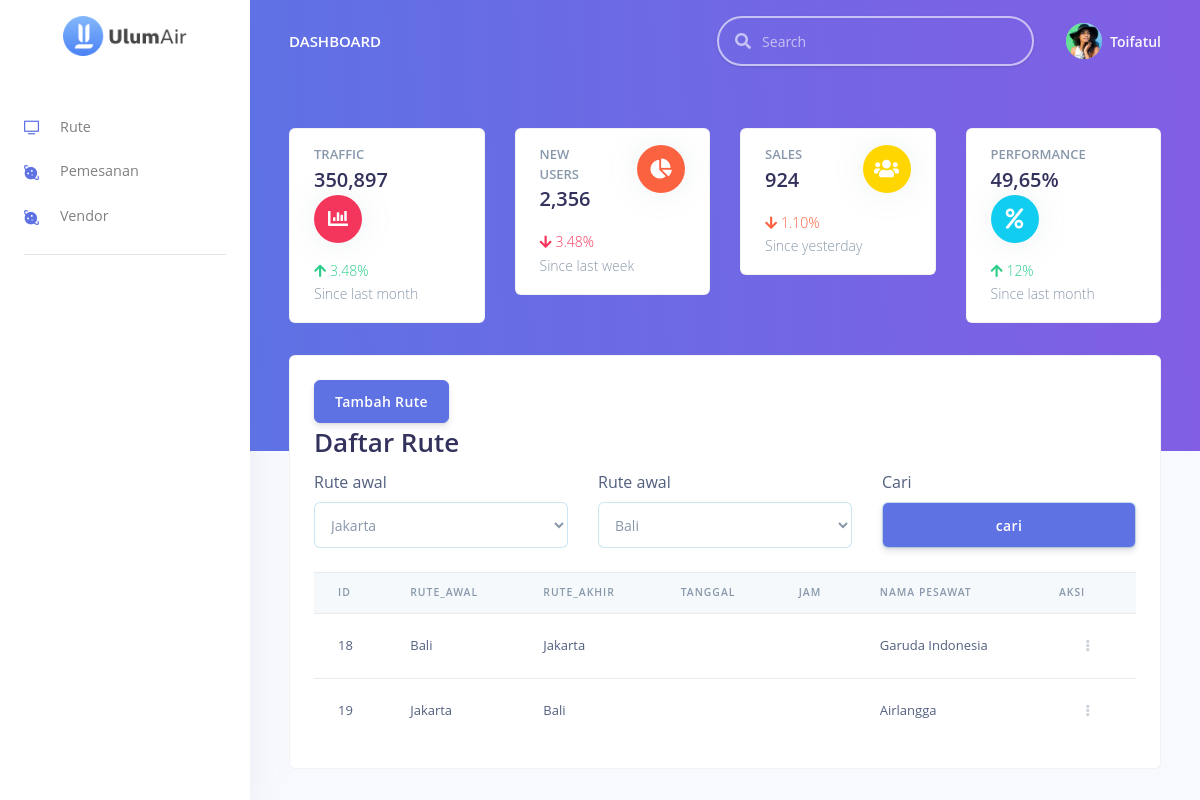
Page /index.php/admin on the earlier database version.
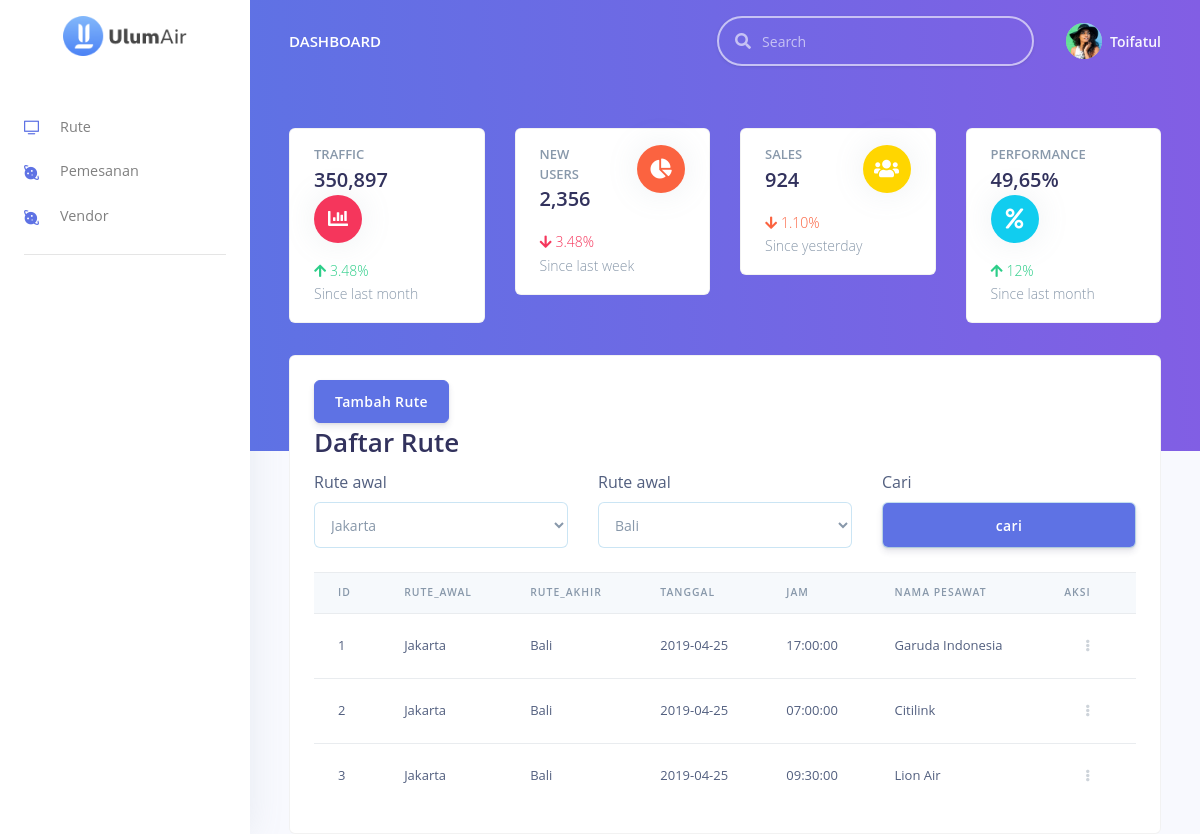
Same page on the later database version.
### tables this page shows
CREATE TABLE `rute` (
  `id_rute` int(30) NOT NULL,
  `tujuan` varchar(50) NOT NULL,
  `rute_awal` int(50) NOT NULL,
  `rute_akhir` int(50) NOT NULL,
  `id_transportasi` int(30) NOT NULL
);

CREATE TABLE `daftar_kota` (
  `id_kota` int(11) NOT NULL,
  `nama_kota` varchar(100) NOT NULL,
  `kode_kota` varchar(10) NOT NULL,
  `bandara` varchar(100) NOT NULL
);

CREATE TABLE `type_transportasi` (
  `id_type_transportasi` int(30) NOT NULL,
  `nama_type` varchar(30) NOT NULL,
  `keterangan` varchar(200) NOT NULL,
  `harga_transportasi` int(11) NOT NULL,
  `hari` date NOT NULL,
  `jam` time NOT NULL,
  `id_vendor` int(11) NOT NULL
);

### application/controllers/Admin.php (called while the page is built, shortened)
<?php
class Admin extends CI_Controller {
	public function __construct()
	{
		$this->load->model("M_admin");
		$this->load->library('pagination');
		$this->load->library('session');
	}
	public function index(){
		     $config['base_url'] = site_url('admin/index');
        $config['total_rows'] = $this->db->count_all('rute');
        $config['per_page'] = 5;
        $config["uri_segment"] = 3;
        $choice = $config["total_rows"] / $config["per_page"];
        $config["num_links"] = floor($choice);
        $config['first_link']       = 'First';
        $config['last_link']        = 'Last';
        $config['next_link']        = 'Next';
        $config['prev_link']        = 'Prev';
        $config['full_tag_open']    = '<div class="pagging text-center"><nav><ul class="pagination justify-content-center">';
        $config['full_tag_close']   = '</ul></nav></div>';
        $config['num_tag_open']     = '<li class="page-item"><span class="page-link">';
        $config['num_tag_close']    = '</span></li>';
        $config['cur_tag_open']     = '<li class="page-item active"><span class="page-link">';
        $config['cur_tag_close']    = '<span class="sr-only">(current)</span></span></li>';
        $config['next_tag_open']    = '<li class="page-item"><span class="page-link">';
        $config['next_tagl_close']  = '<span aria-hidden="true">&raquo;</span></span></li>';
        $config['prev_tag_open']    = '<li class="page-item"><span class="page-link">';
        $config['prev_tagl_close']  = '</span>Next</li>';
        $config['first_tag_open']   = '<li class="page-item"><span class="page-link">';
        $config['first_tagl_close'] = '</span></li>';
        $config['last_tag_open']    = '<li class="page-item"><span class="page-link">';
        $config['last_tagl_close']  = '</span></li>';
        $this->pagination->initialize($config);
        $data['page'] = ($this->uri->segment(3)) ? $this->uri->segment(3) : 0;
        $data['pagination'] = $this->pagination->create_links();
        $search_rute_awal = $this->input->post('cari_rute_awal');
        $search_rute_akhir = $this->input->post('cari_rute_akhir');
        $data['vendor']=$this->M_admin->getVendor();
        $data['rute_awal']=$this->M_admin->getRute_awal();
        $data['rute_akhir']=$this->M_admin->getRute_akhir();
        $data['rute']=$this->M_admin->getAllRute($search_rute_awal,$search_rute_akhir,$config["per_page"], $data['page']);
        $script="";
        $data['script'] = $script;
        $this->load->view('admin/template/header');
        $this->load->view('admin/index',$data);
        $this->load->view('admin/template/footer',$data);
      }
      }

### index.php (called while the page is built, shortened)
<?php
require_once BASEPATH.'core/CodeIgniter.php';

### application/config/config.php (called while the page is built, shortened)
<?php
$config['base_url'] = 'http://localhost:8888/ukk/';
$config['index_page'] = "";
$config['uri_protocol']	= 'REQUEST_URI';
$config['url_suffix'] = '';
$config['language']	= 'english';
$config['charset'] = 'UTF-8';
$config['enable_hooks'] = FALSE;
$config['subclass_prefix'] = 'MY_';
$config['composer_autoload'] = FALSE;
$config['permitted_uri_chars'] = 'a-z 0-9~%.:_\-';
$config['enable_query_strings'] = FALSE;
$config['controller_trigger'] = 'c';
$config['function_trigger'] = 'm';
$config['directory_trigger'] = 'd';
$config['allow_get_array'] = TRUE;
$config['log_threshold'] = 0;
$config['log_path'] = '';
$config['log_file_extension'] = '';
$config['log_file_permissions'] = 0644;
$config['log_date_format'] = 'Y-m-d H:i:s';
$config['error_views_path'] = '';
$config['cache_path'] = '';
$config['cache_query_string'] = FALSE;
$config['encryption_key'] = '';
$config['sess_driver'] = 'files';
$config['sess_cookie_name'] = 'ci_session';
$config['sess_expiration'] = 7200;
$config['sess_save_path'] = NULL;
$config['sess_match_ip'] = FALSE;
$config['sess_time_to_update'] = 300;
$config['sess_regenerate_destroy'] = FALSE;
$config['cookie_prefix']	= '';
$config['cookie_domain']	= '';
$config['cookie_path']		= '/';
$config['cookie_secure']	= FALSE;
$config['cookie_httponly'] 	= FALSE;
$config['standardize_newlines'] = FALSE;
$config['global_xss_filtering'] = FALSE;
$config['csrf_protection'] = FALSE;
$config['csrf_token_name'] = 'csrf_test_name';
$config['csrf_cookie_name'] = 'csrf_cookie_name';
$config['csrf_expire'] = 7200;
$config['csrf_regenerate'] = TRUE;
$config['csrf_exclude_uris'] = array();
$config['compress_output'] = FALSE;
$config['time_reference'] = 'local';
$config['rewrite_short_tags'] = FALSE;
$config['proxy_ips'] = '';

### application/models/M_admin.php (called while the page is built, shortened)
<?php
class M_admin extends CI_Model {
	public function getAllRute($search_rute_awal,$search_rute_akhir,$limit,$start){
		if (empty($search_rute_awal)) {
			$this->db->select('*');
			$this->db->from('rute');
			$this->db->join('transportasi','transportasi.id_transportasi = rute.id_transportasi','left');
			$this->db->join('type_transportasi','transportasi.id_transportasi = type_transportasi.id_type_transportasi','full');
			$this->db->select('k1.nama_kota rute_awal,k2.nama_kota rute_akhir,k1.kode_kota rute_awal_kode,k2.kode_kota rute_akhir_kode,k1.bandara bandara_rute_awal,k2.bandara bandara_rute_akhir');
			$this->db->join('daftar_kota k1','rute.rute_awal = k1.id_kota','left');
			$this->db->join('daftar_kota k2','rute.rute_akhir = k2.id_kota','left');
			$this->db->order_by('id_rute','asc');
			$this->db->limit($limit, $start);
			return $this->db->get();
		}
	}
	public function getRute_awal(){
		$this->db->select('*');
		$this->db->from('daftar_kota');
		return $this->db->get();
	}
	public function getRute_akhir(){
		$this->db->select('*');
		$this->db->from('daftar_kota');
		$this->db->order_by('nama_kota ASC');
		return $this->db->get();
	}
	public function getVendor(){
		$this->db->select('*');
		$this->db->from('vendor');
		return $this->db->get();
	}
}

### application/views/admin/index.php (the view, shortened to what the changed rows need)
<div class="main-content">
	<div class="container-fluid mt--7">
		<div class="card">
			<div class="card-body">
				<h1 class="">Daftar Rute</h1>
				<div class="table-responsive">
					<table class="table align-items-center">
						<thead class="thead-light">
							<tr>
								<th scope="col">id</th>
								<th scope="col">Rute_Awal</th>
								<th scope="col">Rute_Akhir</th>
								<th scope="col">Tanggal</th>
								<th scope="col">jam</th>
								<th scope="col">Nama Pesawat</th>
								<th scope="col">Aksi</th>
							</tr>
						</thead>
						<tbody>
							<?php foreach ($rute->result() as $key) { ?>
								<tr>
									<td><?php echo $key->id_rute ?></td>
									<td><?php echo $key->rute_awal ?></td>
									<td><?php echo $key->rute_akhir ?></td>
									<td><?php echo $key->hari ?></td>
									<td><?php echo $key->jam ?></td>
									<td><?php echo $key->nama_type ?></td>
<td class="text-right">
											<div class="dropdown">
												<a class="btn btn-sm btn-icon-only text-light" href="#" role="button" data-toggle="dropdown" aria-haspopup="true" aria-expanded="false">
													<i class="fas fa-ellipsis-v"></i>
												</a>
											</div>
										</td>
								</tr>
							<?php } ?>
						</tbody>
					</table>
				</div>
			</div>
		</div>
	</div>
</div>

Differences in the rows shown:
removed rute: id_rute "18", rute_awal.nama_kota "Bali", rute_akhir.nama_kota "Jakarta", type_transportasi.nama_type "Garuda Indonesia"
removed rute: id_rute "19", rute_awal.nama_kota "Jakarta", rute_akhir.nama_kota "Bali", type_transportasi.nama_type "Airlangga"
added rute: id_rute "1", rute_awal.nama_kota "Jakarta", rute_akhir.nama_kota "Bali", type_transportasi.hari "2019-04-25", type_transportasi.jam "17:00:00", type_transportasi.nama_type "Garuda Indonesia"
added rute: id_rute "2", rute_awal.nama_kota "Jakarta", rute_akhir.nama_kota "Bali", type_transportasi.hari "2019-04-25", type_transportasi.jam "07:00:00", type_transportasi.nama_type "Citilink"
added rute: id_rute "3", rute_awal.nama_kota "Jakarta", rute_akhir.nama_kota "Bali", type_transportasi.hari "2019-04-25", type_transportasi.jam "09:30:00", type_transportasi.nama_type "Lion Air"
